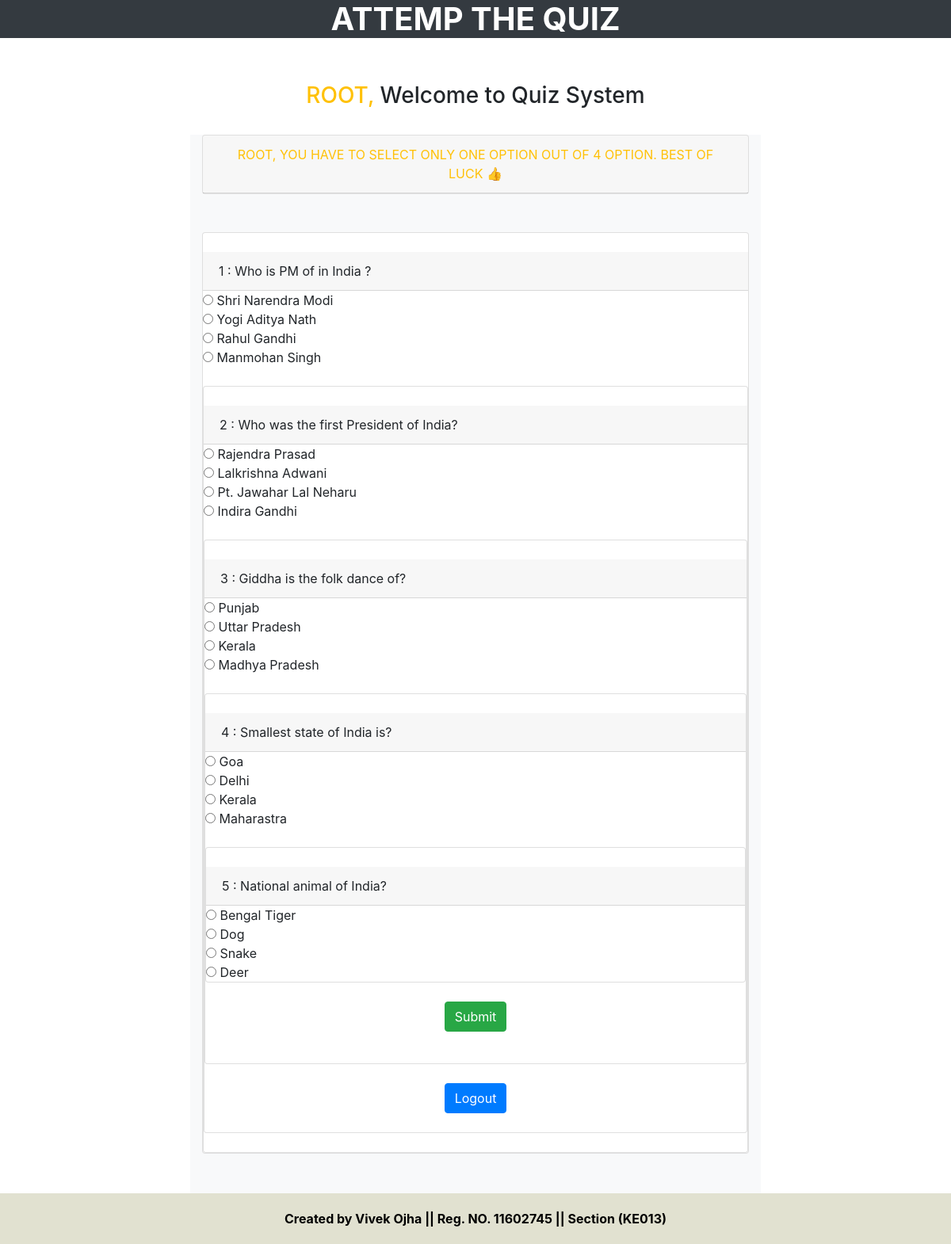
The page /home.php (signed in) on the database its author committed.
### tables this page shows
CREATE TABLE `questions` (
  `qid` int(11) NOT NULL,
  `question` varchar(250) NOT NULL,
  `ans_id` int(250) NOT NULL
);

CREATE TABLE `answers` (
  `aid` int(250) NOT NULL,
  `answer` varchar(250) NOT NULL,
  `ans_id` int(250) NOT NULL
);

### home.php (the view, shortened to what this page needs)
<?php
   $con = mysqli_connect('localhost','root');
   	mysqli_select_db($con,'quizdb');
   ?>
<!DOCTYPE html>
<html>
   <head>
      <link rel="stylesheet" href="https://maxcdn.bootstrapcdn.com/bootstrap/4.0.0/css/bootstrap.min.css">
      <link rel="stylesheet" type="text/css" href="https://maxcdn.bootstrapcdn.com/font-awesome/4.7.0/css/font-awesome.min.css">
      <link rel="stylesheet" type="text/css" href="https://cdnjs.cloudflare.com/ajax/libs/font-awesome/4.7.0/css/font-awesome.css">
   </head>
   <body>
      <div>
         <h1 class="text-center text-white font-weight-bold text-uppercase animateuse bg-dark" >  Attemp the Quiz  </h1><br>
      <div class="container "><br>
         <div class="container">
            <div class=" col-lg-12 text-center">
               <h3> <a href="#" class="text-uppercase text-warning"> <?php echo $_SESSION['username']; ?>,</a> Welcome to Quiz System </h3>
            </div>
            <br>
            <div class="col-lg-8 d-block m-auto bg-light quizsetting ">
               <div class="card">
                  <p class="card-header text-center text-uppercase text-warning" > <?php echo $_SESSION['username']; ?>, You have to select only one option out of 4 option. Best of Luck &#128077;</p>
               </div>
            <br>
               <form action="checked.php" method="post">
                  <?php
                     for($i=1;$i<6;$i++)
                     {
                        $l = 1;
                        $ansid = $i;
                        $sql1 = "SELECT * FROM `questions` WHERE `qid` = $i ";
                     	$result1 = mysqli_query($con, $sql1);
                     		if (mysqli_num_rows($result1) > 0)
                            {
                     						while($row1 = mysqli_fetch_assoc($result1)) {
                  ?>
                        <br>
                        <div class="card">
                           <br>
                           <p class="card-header">
                           <?php echo $i ." : ". $row1['question']; ?> </p>
                           <?php
                              $sql = "SELECT * FROM `answers` WHERE `ans_id` = $i ";
                              	$result = mysqli_query($con, $sql);
                              		if (mysqli_num_rows($result) > 0) {
                              						while($row = mysqli_fetch_assoc($result)) {
                              	?>
                           <div class="card-block">
                              <input type="radio" name="quizcheck[<?php echo $ansid; ?>]" id="<?php echo $ansid; ?>" value="<?php echo $row['aid']; ?>" >
                               <?php echo $row['answer']; ?>
                              <br>
                           </div>
                           <?php
                              } }
                              $ansid = $ansid + $l;
                              } }}
                           ?>
                        </div>
                  <br>
                  <input type="submit" name="submit" Value="Submit" class="btn btn-success m-auto d-block" /> <br>
               </form>
            </div>
            <br>
            <a href="logout.php" class="btn btn-primary d-block m-auto text-white" > Logout </a> <br>
         </div>
         <br>
<div class="footer">
    <footer >
             Created by Vivek Ojha || Reg. NO. 11602745 || Section (KE013)
         </footer>
</div>
   </body>
</html>

### home.php (style rules this page uses)
.animateuse { animation: leelaanimate 0.5s infinite; }
.quizsetting { height: 1400px; }
.footer { position: fixed; padding: 20px; left: 0; bottom: 0; font-weight: bold; width: 100%; background-color: #e1e1d0; color: black; text-align: center; }

### rows shown on the page
questions: question "Who is PM of in India ?"
answers: answer "Shri Narendra Modi"
answers: answer "Yogi Aditya Nath"
answers: answer "Rahul Gandhi"
answers: answer "Manmohan Singh"
questions: question "Who was the first President of India?"
answers: answer "Rajendra Prasad"
answers: answer "Lalkrishna Adwani"
answers: answer "Pt. Jawahar Lal Neharu"
answers: answer "Indira Gandhi"
questions: question "Giddha is the folk dance of?"
answers: answer "Punjab"
answers: answer "Uttar Pradesh"
answers: answer "Kerala"
answers: answer "Madhya Pradesh"
questions: question "Smallest state of India is?"
answers: answer "Goa"
answers: answer "Delhi"
answers: answer "Kerala"
answers: answer "Maharastra"
questions: question "National animal of India?"
answers: answer "Bengal Tiger"
answers: answer "Dog"
answers: answer "Snake"
answers: answer "Deer"

### other values the page prints
$_SESSION['username'] "ROOT"
